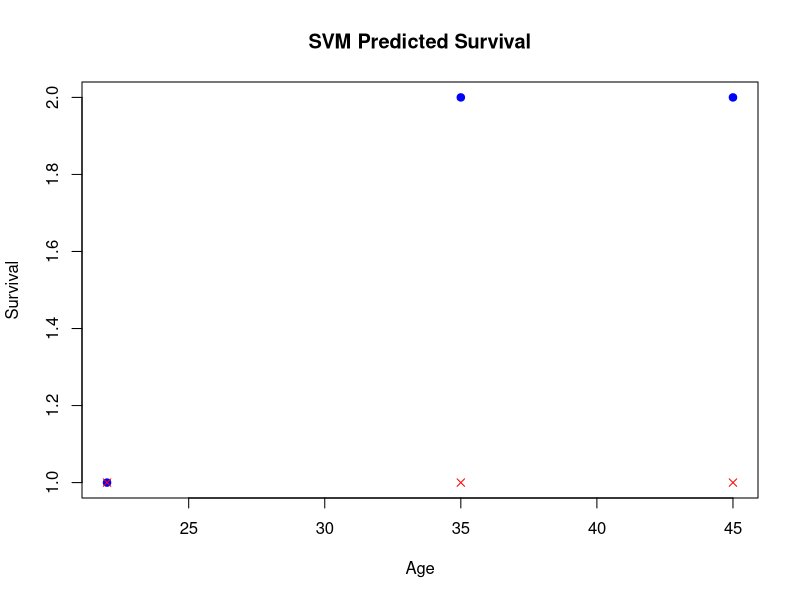

Reproduce this figure in R.
# Load necessary library
library(e1071)

# Create a sample dataset
age <- c(22, 24, 30, 35, 45, 50, 60, 65)
survived <- as.factor(c(0, 0, 0, 1, 1, 0, 1, 0))

# Combine into a data frame
data <- data.frame(age, survived)

# Split the data into training and testing sets
set.seed(123)  # For reproducibility
train_index <- sample(1:nrow(data), 0.7 * nrow(data))
train_data <- data[train_index, ]
test_data <- data[-train_index, ]

# Train the SVM model
model <- svm(survived ~ age, data = train_data)

# Make predictions on the test set
predictions <- predict(model, test_data)

# Plot actual vs predicted
plot(test_data$age, as.numeric(test_data$survived), pch = 19, col = "blue", 
     xlab = "Age", ylab = "Survival", main = "SVM Predicted Survival")
points(test_data$age, as.numeric(predictions), pch = 4, col = "red")

# Print confusion matrix
table(test_data$survived, predictions)
